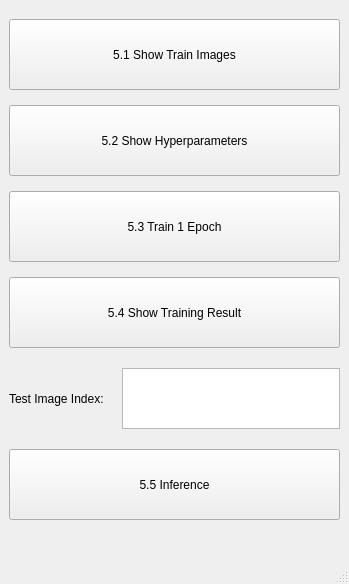
<?xml version="1.0" encoding="UTF-8"?>
<ui version="4.0">
 <class>MainWindow</class>
 <widget class="QMainWindow" name="MainWindow">
  <property name="geometry">
   <rect>
    <x>0</x>
    <y>0</y>
    <width>349</width>
    <height>584</height>
   </rect>
  </property>
  <property name="windowTitle">
   <string>Cifar-10 Trainer</string>
  </property>
  <widget class="QWidget" name="centralwidget">
   <widget class="QWidget" name="verticalLayoutWidget">
    <property name="geometry">
     <rect>
      <x>9</x>
      <y>19</y>
      <width>331</width>
      <height>501</height>
     </rect>
    </property>
    <layout class="QVBoxLayout" name="verticalLayout">
     <property name="spacing">
      <number>15</number>
     </property>
     <item>
      <layout class="QVBoxLayout" name="verticalLayout_8">
       <item>
        <widget class="QPushButton" name="showImage">
         <property name="sizePolicy">
          <sizepolicy hsizetype="Preferred" vsizetype="Preferred">
           <horstretch>0</horstretch>
           <verstretch>0</verstretch>
          </sizepolicy>
         </property>
         <property name="text">
          <string>5.1 Show Train Images</string>
         </property>
        </widget>
       </item>
      </layout>
     </item>
     <item>
      <layout class="QVBoxLayout" name="verticalLayout_7">
       <item>
        <widget class="QPushButton" name="showHyperparameters">
         <property name="sizePolicy">
          <sizepolicy hsizetype="Minimum" vsizetype="Preferred">
           <horstretch>0</horstretch>
           <verstretch>0</verstretch>
          </sizepolicy>
         </property>
         <property name="text">
          <string>5.2 Show Hyperparameters</string>
         </property>
        </widget>
       </item>
      </layout>
     </item>
     <item>
      <layout class="QVBoxLayout" name="verticalLayout_6">
       <item>
        <widget class="QPushButton" name="trainEpoch">
         <property name="sizePolicy">
          <sizepolicy hsizetype="Minimum" vsizetype="Preferred">
           <horstretch>0</horstretch>
           <verstretch>0</verstretch>
          </sizepolicy>
         </property>
         <property name="text">
          <string>5.3 Train 1 Epoch</string>
         </property>
        </widget>
       </item>
      </layout>
     </item>
     <item>
      <layout class="QVBoxLayout" name="verticalLayout_5">
       <item>
        <widget class="QPushButton" name="showResult">
         <property name="sizePolicy">
          <sizepolicy hsizetype="Minimum" vsizetype="Preferred">
           <horstretch>0</horstretch>
           <verstretch>0</verstretch>
          </sizepolicy>
         </property>
         <property name="text">
          <string>5.4 Show Training Result</string>
         </property>
        </widget>
       </item>
      </layout>
     </item>
     <item>
      <layout class="QHBoxLayout" name="horizontalLayout">
       <property name="topMargin">
        <number>5</number>
       </property>
       <property name="bottomMargin">
        <number>5</number>
       </property>
       <item>
        <widget class="QLabel" name="label">
         <property name="sizePolicy">
          <sizepolicy hsizetype="Expanding" vsizetype="Preferred">
           <horstretch>0</horstretch>
           <verstretch>0</verstretch>
          </sizepolicy>
         </property>
         <property name="text">
          <string>Test Image Index: </string>
         </property>
        </widget>
       </item>
       <item>
        <widget class="QPlainTextEdit" name="imageIndex">
         <property name="sizePolicy">
          <sizepolicy hsizetype="Expanding" vsizetype="Ignored">
           <horstretch>0</horstretch>
           <verstretch>0</verstretch>
          </sizepolicy>
         </property>
        </widget>
       </item>
      </layout>
     </item>
     <item>
      <layout class="QVBoxLayout" name="verticalLayout_2">
       <item>
        <widget class="QPushButton" name="inference">
         <property name="sizePolicy">
          <sizepolicy hsizetype="Minimum" vsizetype="Preferred">
           <horstretch>0</horstretch>
           <verstretch>0</verstretch>
          </sizepolicy>
         </property>
         <property name="text">
          <string>5.5 Inference</string>
         </property>
        </widget>
       </item>
      </layout>
     </item>
    </layout>
   </widget>
  </widget>
  <widget class="QMenuBar" name="menubar">
   <property name="geometry">
    <rect>
     <x>0</x>
     <y>0</y>
     <width>349</width>
     <height>25</height>
    </rect>
   </property>
  </widget>
  <widget class="QStatusBar" name="statusbar"/>
 </widget>
 <resources/>
 <connections/>
</ui>
